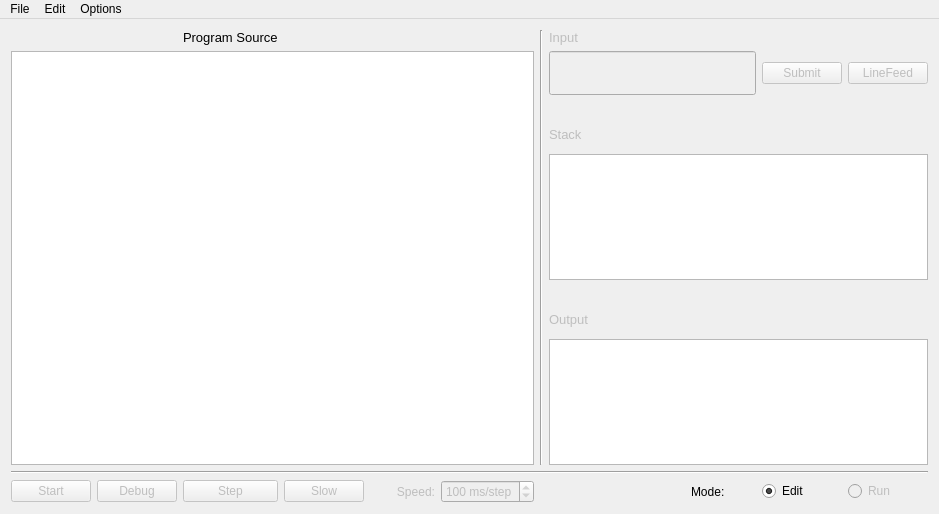
<?xml version="1.0" encoding="UTF-8"?>
<ui version="4.0">
 <class>MainWindow</class>
 <widget class="QMainWindow" name="MainWindow">
  <property name="geometry">
   <rect>
    <x>0</x>
    <y>0</y>
    <width>939</width>
    <height>514</height>
   </rect>
  </property>
  <property name="minimumSize">
   <size>
    <width>887</width>
    <height>514</height>
   </size>
  </property>
  <property name="windowTitle">
   <string>MainWindow</string>
  </property>
  <widget class="QWidget" name="centralWidget">
   <layout class="QGridLayout" name="gridLayout">
    <item row="3" column="7" colspan="3">
     <widget class="QLineEdit" name="inputBox">
      <property name="enabled">
       <bool>false</bool>
      </property>
      <property name="minimumSize">
       <size>
        <width>0</width>
        <height>44</height>
       </size>
      </property>
      <property name="font">
       <font>
        <family>Courier New</family>
       </font>
      </property>
      <property name="readOnly">
       <bool>true</bool>
      </property>
     </widget>
    </item>
    <item row="5" column="7">
     <widget class="QLabel" name="stackLabel">
      <property name="enabled">
       <bool>false</bool>
      </property>
      <property name="font">
       <font>
        <family>MS Sans Serif</family>
        <pointsize>10</pointsize>
        <italic>false</italic>
       </font>
      </property>
      <property name="text">
       <string>Stack</string>
      </property>
     </widget>
    </item>
    <item row="7" column="7" colspan="5">
     <widget class="QTextBrowser" name="stackBox">
      <property name="enabled">
       <bool>true</bool>
      </property>
      <property name="font">
       <font>
        <family>Courier New</family>
       </font>
      </property>
     </widget>
    </item>
    <item row="4" column="7">
     <spacer name="verticalSpacer_2">
      <property name="orientation">
       <enum>Qt::Vertical</enum>
      </property>
      <property name="sizeType">
       <enum>QSizePolicy::Fixed</enum>
      </property>
      <property name="sizeHint" stdset="0">
       <size>
        <width>20</width>
        <height>20</height>
       </size>
      </property>
     </spacer>
    </item>
    <item row="9" column="7">
     <widget class="QLabel" name="outputLabel">
      <property name="enabled">
       <bool>false</bool>
      </property>
      <property name="font">
       <font>
        <family>MS Sans Serif</family>
        <pointsize>10</pointsize>
       </font>
      </property>
      <property name="text">
       <string>Output</string>
      </property>
     </widget>
    </item>
    <item row="8" column="7">
     <spacer name="verticalSpacer">
      <property name="orientation">
       <enum>Qt::Vertical</enum>
      </property>
      <property name="sizeType">
       <enum>QSizePolicy::Fixed</enum>
      </property>
      <property name="sizeHint" stdset="0">
       <size>
        <width>20</width>
        <height>20</height>
       </size>
      </property>
     </spacer>
    </item>
    <item row="11" column="7" colspan="5">
     <widget class="QTextBrowser" name="outputBox">
      <property name="enabled">
       <bool>true</bool>
      </property>
      <property name="font">
       <font>
        <family>Courier New</family>
       </font>
      </property>
     </widget>
    </item>
    <item row="2" column="7">
     <widget class="QLabel" name="inputLabel">
      <property name="enabled">
       <bool>false</bool>
      </property>
      <property name="font">
       <font>
        <family>MS Sans Serif</family>
        <pointsize>10</pointsize>
       </font>
      </property>
      <property name="text">
       <string>Input</string>
      </property>
     </widget>
    </item>
    <item row="13" column="4">
     <widget class="QLabel" name="speedLabel">
      <property name="enabled">
       <bool>false</bool>
      </property>
      <property name="font">
       <font>
        <family>MS Sans Serif</family>
        <pointsize>9</pointsize>
       </font>
      </property>
      <property name="text">
       <string>Speed:</string>
      </property>
      <property name="alignment">
       <set>Qt::AlignRight|Qt::AlignTrailing|Qt::AlignVCenter</set>
      </property>
     </widget>
    </item>
    <item row="13" column="5">
     <widget class="QSpinBox" name="speedBox">
      <property name="enabled">
       <bool>false</bool>
      </property>
      <property name="font">
       <font>
        <family>MS Sans Serif</family>
       </font>
      </property>
      <property name="accelerated">
       <bool>true</bool>
      </property>
      <property name="correctionMode">
       <enum>QAbstractSpinBox::CorrectToNearestValue</enum>
      </property>
      <property name="suffix">
       <string> ms/step</string>
      </property>
      <property name="minimum">
       <number>1</number>
      </property>
      <property name="maximum">
       <number>500</number>
      </property>
      <property name="value">
       <number>100</number>
      </property>
     </widget>
    </item>
    <item row="2" column="2">
     <widget class="QLabel" name="sourceLabel">
      <property name="font">
       <font>
        <family>MS Sans Serif</family>
        <pointsize>10</pointsize>
       </font>
      </property>
      <property name="text">
       <string>Program Source</string>
      </property>
     </widget>
    </item>
    <item row="3" column="0" rowspan="9" colspan="6">
     <widget class="QPlainTextEdit" name="sourceBox">
      <property name="font">
       <font>
        <family>Courier New</family>
       </font>
      </property>
      <property name="frameShadow">
       <enum>QFrame::Raised</enum>
      </property>
     </widget>
    </item>
    <item row="12" column="0" colspan="12">
     <widget class="Line" name="hLine">
      <property name="orientation">
       <enum>Qt::Horizontal</enum>
      </property>
     </widget>
    </item>
    <item row="13" column="3">
     <widget class="QPushButton" name="slowButton">
      <property name="enabled">
       <bool>false</bool>
      </property>
      <property name="text">
       <string>Slow</string>
      </property>
     </widget>
    </item>
    <item row="5" column="10" rowspan="2">
     <spacer name="verticalSpacer_3">
      <property name="orientation">
       <enum>Qt::Vertical</enum>
      </property>
      <property name="sizeHint" stdset="0">
       <size>
        <width>20</width>
        <height>40</height>
       </size>
      </property>
     </spacer>
    </item>
    <item row="13" column="0">
     <widget class="QPushButton" name="startButton">
      <property name="enabled">
       <bool>false</bool>
      </property>
      <property name="text">
       <string>Start</string>
      </property>
     </widget>
    </item>
    <item row="13" column="2">
     <widget class="QPushButton" name="stepButton">
      <property name="enabled">
       <bool>false</bool>
      </property>
      <property name="text">
       <string>Step</string>
      </property>
     </widget>
    </item>
    <item row="13" column="1">
     <widget class="QPushButton" name="debugButton">
      <property name="enabled">
       <bool>false</bool>
      </property>
      <property name="text">
       <string>Debug</string>
      </property>
     </widget>
    </item>
    <item row="13" column="9">
     <widget class="QLabel" name="modeLabel">
      <property name="font">
       <font>
        <family>MS Sans Serif</family>
        <pointsize>9</pointsize>
       </font>
      </property>
      <property name="text">
       <string>Mode:</string>
      </property>
     </widget>
    </item>
    <item row="13" column="11">
     <widget class="QRadioButton" name="runRadioButton">
      <property name="enabled">
       <bool>false</bool>
      </property>
      <property name="font">
       <font>
        <family>MS Sans Serif</family>
        <pointsize>9</pointsize>
       </font>
      </property>
      <property name="text">
       <string>Run</string>
      </property>
     </widget>
    </item>
    <item row="13" column="10">
     <widget class="QRadioButton" name="editRadioButton">
      <property name="font">
       <font>
        <family>MS Sans Serif</family>
        <pointsize>9</pointsize>
       </font>
      </property>
      <property name="text">
       <string>Edit</string>
      </property>
      <property name="checked">
       <bool>true</bool>
      </property>
     </widget>
    </item>
    <item row="2" column="6" rowspan="10">
     <widget class="Line" name="vLine">
      <property name="acceptDrops">
       <bool>false</bool>
      </property>
      <property name="frameShadow">
       <enum>QFrame::Sunken</enum>
      </property>
      <property name="lineWidth">
       <number>1</number>
      </property>
      <property name="midLineWidth">
       <number>0</number>
      </property>
      <property name="orientation">
       <enum>Qt::Vertical</enum>
      </property>
     </widget>
    </item>
    <item row="3" column="10">
     <widget class="QPushButton" name="inputSubmitButton">
      <property name="enabled">
       <bool>false</bool>
      </property>
      <property name="text">
       <string>Submit</string>
      </property>
     </widget>
    </item>
    <item row="3" column="11">
     <widget class="QPushButton" name="LFButton">
      <property name="enabled">
       <bool>false</bool>
      </property>
      <property name="toolTip">
       <string>&lt;html&gt;&lt;head/&gt;&lt;body&gt;&lt;p&gt;Input a new line character (ASCII value 10)&lt;/p&gt;&lt;/body&gt;&lt;/html&gt;</string>
      </property>
      <property name="text">
       <string>LineFeed</string>
      </property>
     </widget>
    </item>
   </layout>
  </widget>
  <widget class="QMenuBar" name="menuBar">
   <property name="geometry">
    <rect>
     <x>0</x>
     <y>0</y>
     <width>939</width>
     <height>21</height>
    </rect>
   </property>
   <widget class="QMenu" name="menuFile">
    <property name="title">
     <string>File</string>
    </property>
    <property name="toolTipsVisible">
     <bool>true</bool>
    </property>
    <addaction name="actionLoad_File"/>
    <addaction name="separator"/>
    <addaction name="actionSave_File"/>
    <addaction name="actionSave_File_As"/>
    <addaction name="separator"/>
    <addaction name="actionClose_File"/>
   </widget>
   <widget class="QMenu" name="menuEdit">
    <property name="title">
     <string>Edit</string>
    </property>
    <property name="toolTipsVisible">
     <bool>true</bool>
    </property>
    <addaction name="actionCopy"/>
    <addaction name="actionCut"/>
    <addaction name="actionPaste"/>
    <addaction name="separator"/>
    <addaction name="actionUndo"/>
    <addaction name="actionRedo"/>
    <addaction name="separator"/>
    <addaction name="actionOverwrite_Mode"/>
   </widget>
   <widget class="QMenu" name="menuOptions">
    <property name="title">
     <string>Options</string>
    </property>
    <property name="toolTipsVisible">
     <bool>true</bool>
    </property>
    <widget class="QMenu" name="menuUnsupported_Chars">
     <property name="title">
      <string>Unsupported Chars</string>
     </property>
     <property name="toolTipsVisible">
      <bool>true</bool>
     </property>
     <addaction name="actionIgnore"/>
     <addaction name="actionReflect"/>
    </widget>
    <widget class="QMenu" name="menuDivision_Modulus_by_Zero">
     <property name="title">
      <string>Division/Modulus by Zero</string>
     </property>
     <property name="toolTipsVisible">
      <bool>true</bool>
     </property>
     <widget class="QMenu" name="menuDivision">
      <property name="title">
       <string>Division</string>
      </property>
      <property name="toolTipsVisible">
       <bool>true</bool>
      </property>
      <addaction name="actionAsk_For_Input"/>
      <addaction name="actionPush_Zero"/>
     </widget>
     <widget class="QMenu" name="menuModulus">
      <property name="title">
       <string>Modulus</string>
      </property>
      <property name="toolTipsVisible">
       <bool>true</bool>
      </property>
      <addaction name="actionAsk_For_Input_2"/>
      <addaction name="actionPush_Zero_2"/>
      <addaction name="actionCrash"/>
     </widget>
     <addaction name="menuDivision"/>
     <addaction name="menuModulus"/>
    </widget>
    <addaction name="menuUnsupported_Chars"/>
    <addaction name="separator"/>
    <addaction name="menuDivision_Modulus_by_Zero"/>
    <addaction name="separator"/>
    <addaction name="actionKeep_Padding_From_Run"/>
    <addaction name="actionKeep_Runtime_Changes"/>
    <addaction name="separator"/>
   </widget>
   <addaction name="menuFile"/>
   <addaction name="menuEdit"/>
   <addaction name="menuOptions"/>
  </widget>
  <action name="actionLoad_File">
   <property name="text">
    <string>Load File...</string>
   </property>
   <property name="shortcut">
    <string>Ctrl+O</string>
   </property>
  </action>
  <action name="actionCopy">
   <property name="text">
    <string>Copy</string>
   </property>
   <property name="toolTip">
    <string>&lt;html&gt;&lt;head/&gt;&lt;body&gt;&lt;p&gt;Copy selected text from source&lt;/p&gt;&lt;/body&gt;&lt;/html&gt;</string>
   </property>
   <property name="shortcut">
    <string>Ctrl+C</string>
   </property>
  </action>
  <action name="actionCut">
   <property name="text">
    <string>Cut</string>
   </property>
   <property name="toolTip">
    <string>&lt;html&gt;&lt;head/&gt;&lt;body&gt;&lt;p&gt;Cut selected text from source.&lt;/p&gt;&lt;/body&gt;&lt;/html&gt;</string>
   </property>
   <property name="shortcut">
    <string>Ctrl+X</string>
   </property>
  </action>
  <action name="actionPaste">
   <property name="text">
    <string>Paste</string>
   </property>
   <property name="toolTip">
    <string>&lt;html&gt;&lt;head/&gt;&lt;body&gt;&lt;p&gt;Paste from clipboard to source.&lt;/p&gt;&lt;/body&gt;&lt;/html&gt;</string>
   </property>
   <property name="shortcut">
    <string>Ctrl+V</string>
   </property>
  </action>
  <action name="actionUndo">
   <property name="text">
    <string>Undo</string>
   </property>
   <property name="toolTip">
    <string>&lt;html&gt;&lt;head/&gt;&lt;body&gt;&lt;p&gt;Undo last change to source.&lt;/p&gt;&lt;/body&gt;&lt;/html&gt;</string>
   </property>
   <property name="shortcut">
    <string>Ctrl+Z</string>
   </property>
  </action>
  <action name="actionRedo">
   <property name="text">
    <string>Redo</string>
   </property>
   <property name="toolTip">
    <string>&lt;html&gt;&lt;head/&gt;&lt;body&gt;&lt;p&gt;Redo last change to source.&lt;/p&gt;&lt;/body&gt;&lt;/html&gt;</string>
   </property>
   <property name="shortcut">
    <string>Ctrl+Y</string>
   </property>
  </action>
  <action name="actionSave_File">
   <property name="text">
    <string>Save File</string>
   </property>
   <property name="shortcut">
    <string>Ctrl+S</string>
   </property>
  </action>
  <action name="actionSave_File_As">
   <property name="text">
    <string>Save File As...</string>
   </property>
   <property name="shortcut">
    <string>Ctrl+Shift+S</string>
   </property>
  </action>
  <action name="actionOverwrite_Mode">
   <property name="checkable">
    <bool>true</bool>
   </property>
   <property name="text">
    <string>Overwrite Mode</string>
   </property>
  </action>
  <action name="actionIgnore">
   <property name="checkable">
    <bool>true</bool>
   </property>
   <property name="text">
    <string>Ignore</string>
   </property>
   <property name="toolTip">
    <string>&lt;html&gt;&lt;head/&gt;&lt;body&gt;&lt;p&gt;If the program counter hits an unsupported BF-93 character, ignore it and continue. If neither this nor &amp;quot;Reflect&amp;quot; are selected, then the program terminates.&lt;/p&gt;&lt;/body&gt;&lt;/html&gt;</string>
   </property>
  </action>
  <action name="actionReflect">
   <property name="checkable">
    <bool>true</bool>
   </property>
   <property name="text">
    <string>Reflect</string>
   </property>
   <property name="toolTip">
    <string>&lt;html&gt;&lt;head/&gt;&lt;body&gt;&lt;p&gt;If the program counter hits an unsupported BF-93 character, reflect the direction of movement and continue. If neither this nor &amp;quot;Ignore&amp;quot; are selected, then the program terminates.&lt;/p&gt;&lt;/body&gt;&lt;/html&gt;</string>
   </property>
  </action>
  <action name="actionKeep_Padding_From_Run">
   <property name="checkable">
    <bool>true</bool>
   </property>
   <property name="checked">
    <bool>true</bool>
   </property>
   <property name="text">
    <string>Keep Padding From Run</string>
   </property>
   <property name="toolTip">
    <string>&lt;html&gt;&lt;head/&gt;&lt;body&gt;&lt;p&gt;When you change to run mode, your source code is automatically padded with spaces and newlines as needed. Toggle this to keep this padding or discard (default on).&lt;/p&gt;&lt;/body&gt;&lt;/html&gt;</string>
   </property>
  </action>
  <action name="actionKeep_Runtime_Changes">
   <property name="checkable">
    <bool>true</bool>
   </property>
   <property name="text">
    <string>Keep Runtime Changes</string>
   </property>
   <property name="toolTip">
    <string>&lt;html&gt;&lt;head/&gt;&lt;body&gt;&lt;p&gt;Your source code may be edited during the run of the program by the 'p' command. Toggle this to keep these changes (default off).&lt;/p&gt;&lt;/body&gt;&lt;/html&gt;</string>
   </property>
  </action>
  <action name="actionClose_File">
   <property name="text">
    <string>Close File</string>
   </property>
  </action>
  <action name="actionAsk_For_Input">
   <property name="checkable">
    <bool>true</bool>
   </property>
   <property name="checked">
    <bool>true</bool>
   </property>
   <property name="text">
    <string>Ask For Input</string>
   </property>
  </action>
  <action name="actionPush_Zero">
   <property name="checkable">
    <bool>true</bool>
   </property>
   <property name="text">
    <string>Push Zero</string>
   </property>
  </action>
  <action name="actionAsk_For_Input_2">
   <property name="checkable">
    <bool>true</bool>
   </property>
   <property name="checked">
    <bool>true</bool>
   </property>
   <property name="text">
    <string>Ask For Input</string>
   </property>
  </action>
  <action name="actionPush_Zero_2">
   <property name="checkable">
    <bool>true</bool>
   </property>
   <property name="text">
    <string>Push Zero</string>
   </property>
  </action>
  <action name="actionCrash">
   <property name="checkable">
    <bool>true</bool>
   </property>
   <property name="text">
    <string>Crash</string>
   </property>
   <property name="toolTip">
    <string>Yes, this is a silly option. But this is what happens in the official Befunge-93 reference distribution, so I am giving the option.  Warning: if you enter this mode and perform a modulus by zero, you will lose all unsaved changes!</string>
   </property>
  </action>
 </widget>
 <layoutdefault spacing="6" margin="11"/>
 <resources/>
 <connections/>
</ui>
